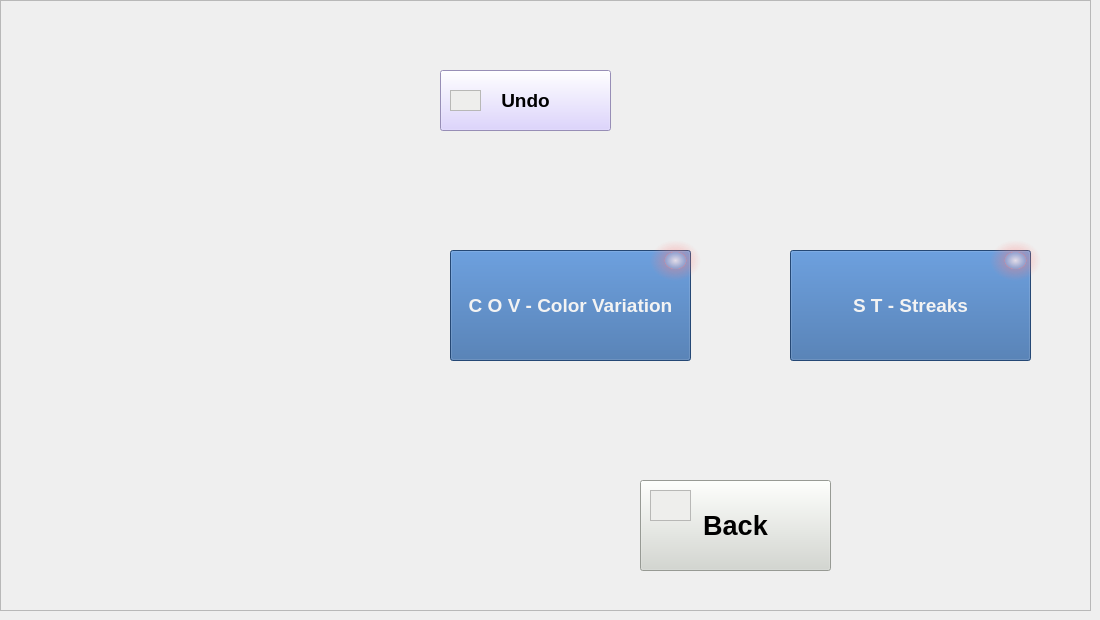
  <widget class="QWidget" name="DyedYarnFault">
   <widget class="QPushButton" name="backButtonDy">
    <property name="geometry">
     <rect>
      <x>640</x>
      <y>480</y>
      <width>191</width>
      <height>91</height>
     </rect>
    </property>
    <property name="font">
     <font>
      <family>Arial</family>
      <pointsize>20</pointsize>
      <weight>75</weight>
      <bold>true</bold>
     </font>
    </property>
    <property name="styleSheet">
     <string notr="true">background-color: rgb(211, 215, 207);</string>
    </property>
    <property name="text">
     <string>Back</string>
    </property>
   </widget>
   <widget class="QPushButton" name="COVButton">
    <property name="geometry">
     <rect>
      <x>450</x>
      <y>250</y>
      <width>241</width>
      <height>111</height>
     </rect>
    </property>
    <property name="font">
     <font>
      <family>Arial</family>
      <pointsize>14</pointsize>
      <weight>75</weight>
      <bold>true</bold>
     </font>
    </property>
    <property name="styleSheet">
     <string notr="true">background-color: rgb(52, 101, 164);
color: rgb(243, 243, 243);</string>
    </property>
    <property name="text">
     <string>C O V - Color Variation</string>
    </property>
   </widget>
   <widget class="QPushButton" name="STButton">
    <property name="geometry">
     <rect>
      <x>790</x>
      <y>250</y>
      <width>241</width>
      <height>111</height>
     </rect>
    </property>
    <property name="font">
     <font>
      <family>Arial</family>
      <pointsize>14</pointsize>
      <weight>75</weight>
      <bold>true</bold>
     </font>
    </property>
    <property name="styleSheet">
     <string notr="true">background-color: rgb(52, 101, 164);
color: rgb(243, 243, 243);</string>
    </property>
    <property name="text">
     <string>S T - Streaks</string>
    </property>
   </widget>
   <widget class="QLabel" name="COVButton_value">
    <property name="geometry">
     <rect>
      <x>650</x>
      <y>240</y>
      <width>51</width>
      <height>41</height>
     </rect>
    </property>
    <property name="font">
     <font>
      <family>Arial</family>
      <pointsize>16</pointsize>
      <weight>75</weight>
      <bold>true</bold>
     </font>
    </property>
    <property name="styleSheet">
     <string notr="true">background-color: qradialgradient(spread:pad, cx:0.5, cy:0.5, radius:0.5, fx:0.5, fy:0.5, stop:0 rgba(255, 235, 235, 206), stop:0.35 rgba(255, 188, 188, 80), stop:0.4 rgba(255, 162, 162, 80), stop:0.425 rgba(255, 132, 132, 156), stop:0.44 rgba(252, 128, 128, 80), stop:1 rgba(255, 255, 255, 0));</string>
    </property>
    <property name="text">
     <string>&lt;html&gt;&lt;head/&gt;&lt;body&gt;&lt;p align=&quot;center&quot;&gt;&lt;br/&gt;&lt;/p&gt;&lt;/body&gt;&lt;/html&gt;</string>
    </property>
   </widget>
   <widget class="QLabel" name="STButton_value">
    <property name="geometry">
     <rect>
      <x>990</x>
      <y>240</y>
      <width>51</width>
      <height>41</height>
     </rect>
    </property>
    <property name="font">
     <font>
      <family>Arial</family>
      <pointsize>16</pointsize>
      <weight>75</weight>
      <bold>true</bold>
     </font>
    </property>
    <property name="styleSheet">
     <string notr="true">background-color: qradialgradient(spread:pad, cx:0.5, cy:0.5, radius:0.5, fx:0.5, fy:0.5, stop:0 rgba(255, 235, 235, 206), stop:0.35 rgba(255, 188, 188, 80), stop:0.4 rgba(255, 162, 162, 80), stop:0.425 rgba(255, 132, 132, 156), stop:0.44 rgba(252, 128, 128, 80), stop:1 rgba(255, 255, 255, 0));</string>
    </property>
    <property name="text">
     <string>&lt;html&gt;&lt;head/&gt;&lt;body&gt;&lt;p align=&quot;center&quot;&gt;&lt;br/&gt;&lt;/p&gt;&lt;/body&gt;&lt;/html&gt;</string>
    </property>
   </widget>
   <widget class="QPushButton" name="Undo_DyeButton">
    <property name="geometry">
     <rect>
      <x>440</x>
      <y>70</y>
      <width>171</width>
      <height>61</height>
     </rect>
    </property>
    <property name="font">
     <font>
      <family>Arial</family>
      <pointsize>14</pointsize>
      <weight>75</weight>
      <bold>true</bold>
     </font>
    </property>
    <property name="styleSheet">
     <string notr="true">background-color: rgb(212, 199, 255);</string>
    </property>
    <property name="text">
     <string>Undo</string>
    </property>
   </widget>
   <widget class="QFrame" name="DyeFrame">
    <property name="geometry">
     <rect>
      <x>0</x>
      <y>0</y>
      <width>1091</width>
      <height>611</height>
     </rect>
    </property>
    <property name="styleSheet">
     <string notr="true">border-image: url(:/newPrefix/Capture 7.JPG);</string>
    </property>
    <property name="frameShape">
     <enum>QFrame::StyledPanel</enum>
    </property>
    <property name="frameShadow">
     <enum>QFrame::Raised</enum>
    </property>
   </widget>
   <widget class="QFrame" name="save_dye_frame">
    <property name="geometry">
     <rect>
      <x>650</x>
      <y>490</y>
      <width>41</width>
      <height>31</height>
     </rect>
    </property>
    <property name="styleSheet">
     <string notr="true">border-image: url(:/newPrefix/Save-icon.png);
background-color: rgb(238, 238, 236);


</string>
    </property>
    <property name="frameShape">
     <enum>QFrame::StyledPanel</enum>
    </property>
    <property name="frameShadow">
     <enum>QFrame::Raised</enum>
    </property>
   </widget>
   <widget class="QFrame" name="Undo_dye_Frame">
    <property name="geometry">
     <rect>
      <x>450</x>
      <y>90</y>
      <width>31</width>
      <height>21</height>
     </rect>
    </property>
    <property name="styleSheet">
     <string notr="true">border-image: url(:/newPrefix/Undo-icon.png);
background-color: rgb(238, 238, 236);


</string>
    </property>
    <property name="frameShape">
     <enum>QFrame::StyledPanel</enum>
    </property>
    <property name="frameShadow">
     <enum>QFrame::Raised</enum>
    </property>
   </widget>
   <zorder>DyeFrame</zorder>
   <zorder>backButtonDy</zorder>
   <zorder>COVButton</zorder>
   <zorder>STButton</zorder>
   <zorder>STButton_value</zorder>
   <zorder>Undo_DyeButton</zorder>
   <zorder>COVButton_value</zorder>
   <zorder>save_dye_frame</zorder>
   <zorder>Undo_dye_Frame</zorder>
  </widget>
